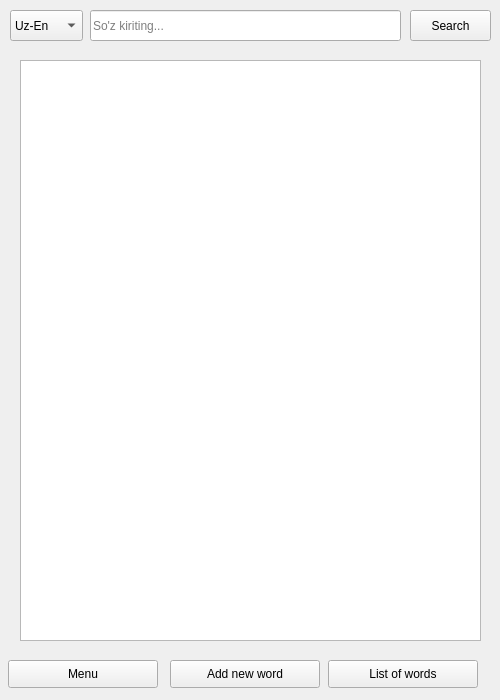
<?xml version="1.0" encoding="UTF-8"?>
<ui version="4.0">
 <class>Form</class>
 <widget class="QWidget" name="Form">
  <property name="geometry">
   <rect>
    <x>0</x>
    <y>0</y>
    <width>500</width>
    <height>700</height>
   </rect>
  </property>
  <property name="windowTitle">
   <string>search</string>
  </property>
  <widget class="QLineEdit" name="searchInput">
   <property name="geometry">
    <rect>
     <x>90</x>
     <y>10</y>
     <width>311</width>
     <height>31</height>
    </rect>
   </property>
   <property name="text">
    <string/>
   </property>
   <property name="placeholderText">
    <string>So'z kiriting...</string>
   </property>
  </widget>
  <widget class="QPushButton" name="searchBtn">
   <property name="geometry">
    <rect>
     <x>410</x>
     <y>10</y>
     <width>81</width>
     <height>31</height>
    </rect>
   </property>
   <property name="text">
    <string>Search</string>
   </property>
  </widget>
  <widget class="QComboBox" name="languageBox">
   <property name="geometry">
    <rect>
     <x>10</x>
     <y>10</y>
     <width>73</width>
     <height>31</height>
    </rect>
   </property>
   <item>
    <property name="text">
     <string>Uz-En</string>
    </property>
   </item>
   <item>
    <property name="text">
     <string>En-Uz</string>
    </property>
   </item>
  </widget>
  <widget class="QListWidget" name="listWidget">
   <property name="geometry">
    <rect>
     <x>20</x>
     <y>60</y>
     <width>461</width>
     <height>581</height>
    </rect>
   </property>
  </widget>
  <widget class="QPushButton" name="listOfWordsBtn">
   <property name="geometry">
    <rect>
     <x>328</x>
     <y>660</y>
     <width>150</width>
     <height>28</height>
    </rect>
   </property>
   <property name="text">
    <string>List of words</string>
   </property>
  </widget>
  <widget class="QPushButton" name="menuBtn">
   <property name="geometry">
    <rect>
     <x>8</x>
     <y>660</y>
     <width>150</width>
     <height>28</height>
    </rect>
   </property>
   <property name="text">
    <string>Menu</string>
   </property>
  </widget>
  <widget class="QPushButton" name="addNewWordBtn">
   <property name="geometry">
    <rect>
     <x>170</x>
     <y>660</y>
     <width>150</width>
     <height>28</height>
    </rect>
   </property>
   <property name="text">
    <string>Add new word</string>
   </property>
  </widget>
 </widget>
 <resources/>
 <connections/>
</ui>
